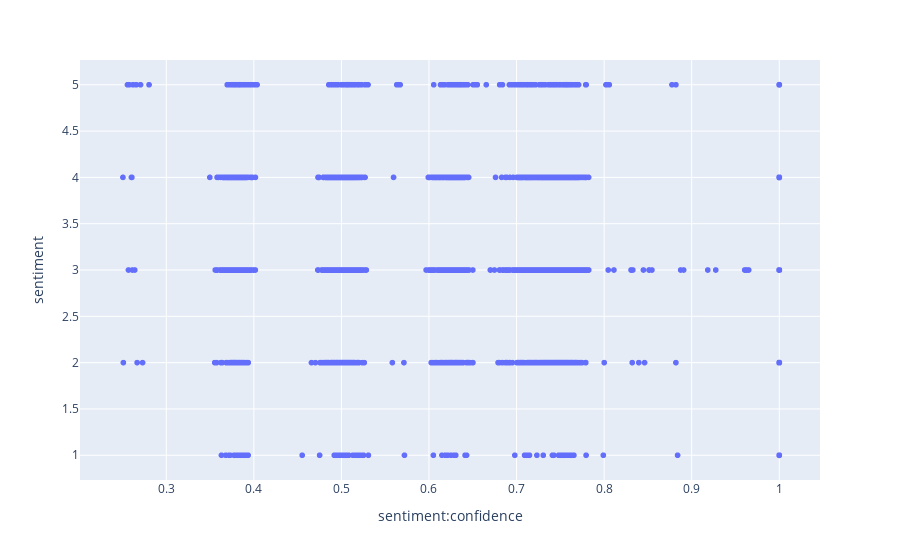

Source (notebook cell):
### Code cell
scatter.show()

### Figure 1 — Plotly figure (JSON) as saved in the notebook; plotly's stock layout.template omitted (floating-point values rounded to 4 significant figures; data arrays with more than 128 entries replaced by an {"elided": "..."} marker saying what was removed)
{"data": [{"hovertemplate": "sentiment:confidence=%{x}<br>sentiment=%{y}<extra></extra>", "legendgroup": "", "marker": {"color": "#636efa", "symbol": "circle"}, "mode": "markers", "name": "", "showlegend": false, "type": "scattergl", "x": {"elided": "7156 float values"}, "xaxis": "x", "y": {"elided": "7156 int values"}, "yaxis": "y"}], "layout": {"legend": {"tracegroupgap": 0}, "margin": {"t": 60}, "xaxis": {"anchor": "y", "domain": [0, 1], "title": {"text": "sentiment:confidence"}}, "yaxis": {"anchor": "x", "domain": [0, 1], "title": {"text": "sentiment"}}}}
